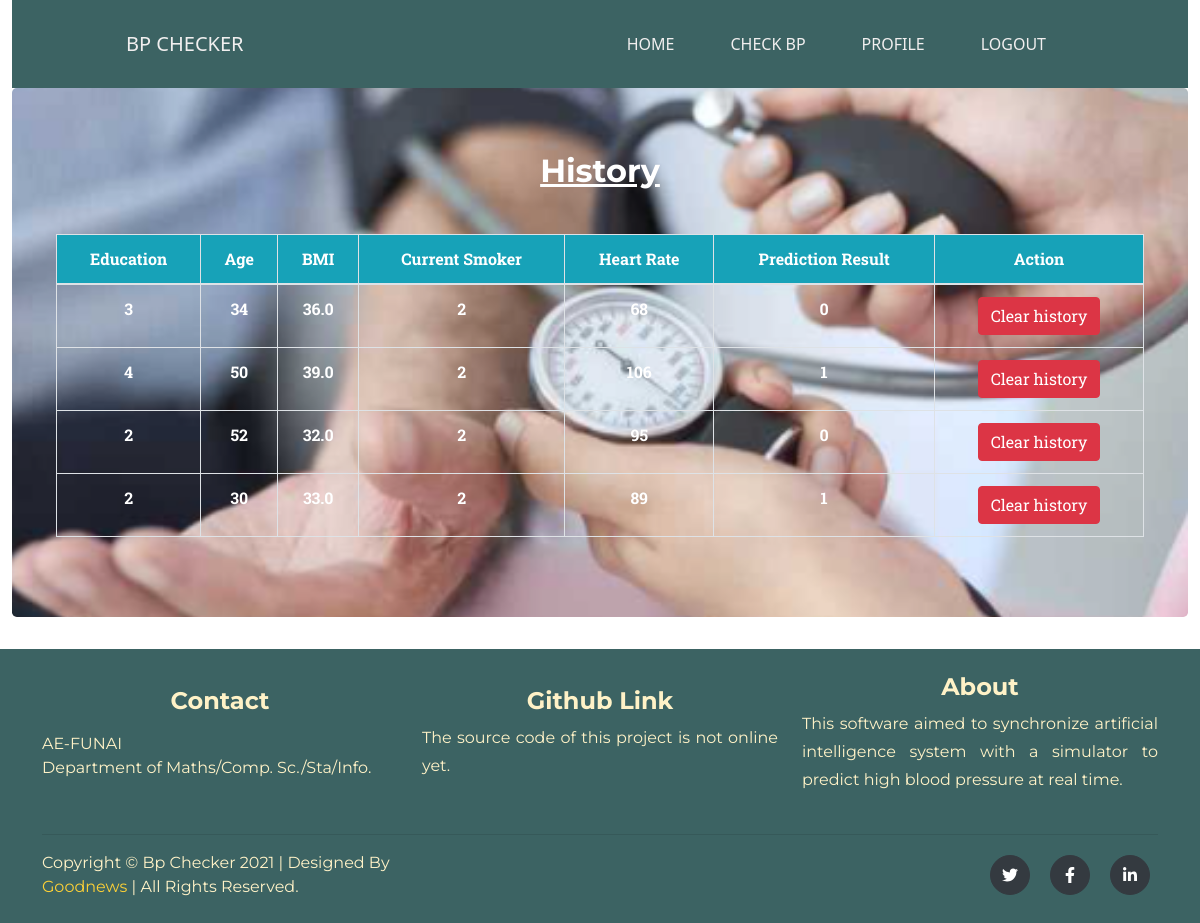
The page /user/history/ (signed in) on the database its author committed.
### bp/models.py (models this page shows)
class History(models.Model):
    user = models.ForeignKey(User, on_delete=models.CASCADE)
    education = models.CharField(max_length=100)
    age = models.IntegerField()
    bmi = models.FloatField(max_length=10)
    current_smoker = models.CharField(max_length=5)
    heart_rate = models.IntegerField()
    result = models.IntegerField()

### bp/views.py (the view)
# urls.py: path('user/history/', history, name='history'),
def history(request):
    hist = History.objects.filter(user=request.user.id)
    return render(request, 'bp/history.html', {'history': hist})

### bp/templates/bp/history.html (shortened to what this page needs)
{% extends 'bp/base_bp.html' %}
{% load static%}
{% block content %}
{% include './bp_includes/nav.html' %}
<div class="jumbotron" id="bg_result">
    <div class="container pb-4"><h2 id="reg-title" class="text-white"><u>History</u></h2></div>
        <div class="container text-center">
                    <table class="table responsive table-bordered ">
                        <thead>
                            <tr class="bg-info">
                                <th scope="col">Education</th>
                                <th scope="col">Age</th>
                                <th scope="col">BMI</th>
                                <th scope="col">Current Smoker</th>
                                <th scope="col">Heart Rate</th>
                                <th scope="col">Prediction Result</th>
                                <th scope="col">Action  </th>
                            </tr>
                        </thead>
                        <tbody>
                        {% if history %}
                            {% for h in history %}
                            <tr class="text-white font-weight-bold">
                                <td>{{h.education}}</td>
                                <td>{{h.age}}</td>
                                <td>{{h.bmi}}</td>
                                <td>{{h.current_smoker}}</td>
                                <td>{{h.heart_rate}}</td>
                                <td>{{h.result}}</td>
                                <td><a href="{% url 'delete_history' id=h.id %}"><button class="btn btn-danger">Clear history</button></a></td>
                            </tr>
                            {% endfor %}
                        {% endif %}
                        </tbody>
                    </table>
        </div>
    </div>
</div>
{% include 'include_folder/footer.html' %}
{% endblock%}

### rows shown on the page
History: education "3", age "34", bmi "36.0", current_smoker "2", heart_rate "68", result "0"
History: education "4", age "50", bmi "39.0", current_smoker "2", heart_rate "106", result "1"
History: education "2", age "52", bmi "32.0", current_smoker "2", heart_rate "95", result "0"
History: education "2", age "30", bmi "33.0", current_smoker "2", heart_rate "89", result "1"
